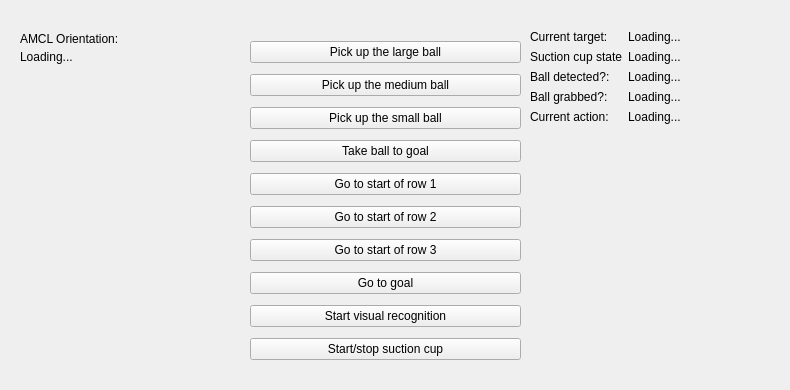
    <widget class="QWidget" name="tab_3">
     <attribute name="title">
      <string>Semi-autonomous operation</string>
     </attribute>
     <widget class="QWidget" name="verticalLayoutWidget">
      <property name="geometry">
       <rect>
        <x>250</x>
        <y>30</y>
        <width>271</width>
        <height>351</height>
       </rect>
      </property>
      <layout class="QVBoxLayout" name="verticalLayout">
       <property name="spacing">
        <number>0</number>
       </property>
       <item>
        <widget class="QPushButton" name="large_ball_btn">
         <property name="text">
          <string>Pick up the large ball</string>
         </property>
        </widget>
       </item>
       <item>
        <widget class="QPushButton" name="medium_ball_btn">
         <property name="text">
          <string>Pick up the medium ball</string>
         </property>
        </widget>
       </item>
       <item>
        <widget class="QPushButton" name="small_ball_btn">
         <property name="text">
          <string>Pick up the small ball</string>
         </property>
        </widget>
       </item>
       <item>
        <widget class="QPushButton" name="take_ball_goal_btn">
         <property name="text">
          <string>Take ball to goal</string>
         </property>
        </widget>
       </item>
       <item>
        <widget class="QPushButton" name="go_to_row_1_btn">
         <property name="text">
          <string>Go to start of row 1</string>
         </property>
        </widget>
       </item>
       <item>
        <widget class="QPushButton" name="go_to_row_2_btn">
         <property name="text">
          <string>Go to start of row 2</string>
         </property>
        </widget>
       </item>
       <item>
        <widget class="QPushButton" name="go_to_row_3_btn">
         <property name="text">
          <string>Go to start of row 3</string>
         </property>
        </widget>
       </item>
       <item>
        <widget class="QPushButton" name="go_to_goal_btn">
         <property name="text">
          <string>Go to goal</string>
         </property>
        </widget>
       </item>
       <item>
        <widget class="QPushButton" name="obj_det_btn">
         <property name="text">
          <string>Start visual recognition</string>
         </property>
        </widget>
       </item>
       <item>
        <widget class="QPushButton" name="suction_btn">
         <property name="text">
          <string>Start/stop suction cup</string>
         </property>
        </widget>
       </item>
      </layout>
     </widget>
     <widget class="QLabel" name="amcl_pose_2">
      <property name="geometry">
       <rect>
        <x>20</x>
        <y>30</y>
        <width>141</width>
        <height>17</height>
       </rect>
      </property>
      <property name="text">
       <string>AMCL Orientation:</string>
      </property>
     </widget>
     <widget class="QLabel" name="amcl_pose_text_2">
      <property name="geometry">
       <rect>
        <x>20</x>
        <y>50</y>
        <width>231</width>
        <height>221</height>
       </rect>
      </property>
      <property name="text">
       <string>Loading...</string>
      </property>
      <property name="alignment">
       <set>Qt::AlignLeading|Qt::AlignLeft|Qt::AlignTop</set>
      </property>
     </widget>
     <widget class="QWidget" name="formLayoutWidget">
      <property name="geometry">
       <rect>
        <x>530</x>
        <y>30</y>
        <width>251</width>
        <height>351</height>
       </rect>
      </property>
      <layout class="QFormLayout" name="formLayout">
       <item row="5" column="0">
        <widget class="QLabel" name="label_7">
         <property name="text">
          <string>Suction cup state</string>
         </property>
        </widget>
       </item>
       <item row="5" column="1">
        <widget class="QLabel" name="gripper_state">
         <property name="text">
          <string>Loading...</string>
         </property>
        </widget>
       </item>
       <item row="7" column="0">
        <widget class="QLabel" name="label_5">
         <property name="text">
          <string>Ball grabbed?:</string>
         </property>
        </widget>
       </item>
       <item row="7" column="1">
        <widget class="QLabel" name="ball_grabbed">
         <property name="text">
          <string>Loading...</string>
         </property>
        </widget>
       </item>
       <item row="6" column="0">
        <widget class="QLabel" name="label">
         <property name="text">
          <string>Ball detected?:</string>
         </property>
        </widget>
       </item>
       <item row="6" column="1">
        <widget class="QLabel" name="ball_detected">
         <property name="text">
          <string>Loading...</string>
         </property>
        </widget>
       </item>
       <item row="4" column="0">
        <widget class="QLabel" name="label_3">
         <property name="text">
          <string>Current target:</string>
         </property>
        </widget>
       </item>
       <item row="4" column="1">
        <widget class="QLabel" name="current_target">
         <property name="text">
          <string>Loading...</string>
         </property>
        </widget>
       </item>
       <item row="8" column="0">
        <widget class="QLabel" name="label_2">
         <property name="text">
          <string>Current action:</string>
         </property>
        </widget>
       </item>
       <item row="8" column="1">
        <widget class="QLabel" name="current_action">
         <property name="text">
          <string>Loading...</string>
         </property>
        </widget>
       </item>
      </layout>
     </widget>
    </widget>
